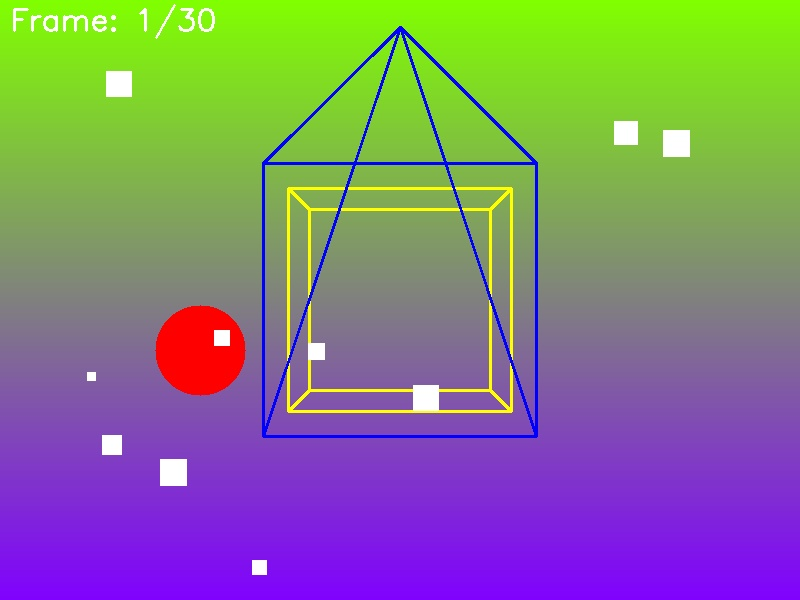
#> input picture test_frames/frame_000_20250917_175728_918383.jpg, 800 x 600 px; its folder holds only this picture in this run
$ python test_simplified.py
#> lines starting #> are read from the running program, lines starting #| are printed output that depends on the picture
### src/usd_builder.py
#!/usr/bin/env python3
"""
USD Scene Builder

Creates a USD stage with a plane geometry and applies a UsdPreviewSurface material
with the latest image from ./images/ as a texture.
"""

import os
import sys
import logging
import glob
import argparse
from pathlib import Path
from typing import Optional, Tuple, Any

# Import USD modules
try:
    from pxr import Usd, UsdGeom, UsdShade, Sdf, Gf, Vt
    HAS_USD = True
except ImportError:
    HAS_USD = False
    logging.warning("pxr (OpenUSD) package not found. Will create a placeholder USD file instead.")
    # We'll just use Any for type hints when pxr is not available
    Usd = UsdGeom = UsdShade = Sdf = Gf = Vt = None

# Configure logging
logging.basicConfig(
    level=logging.INFO,
    format='%(asctime)s - %(name)s - %(levelname)s - %(message)s',
    handlers=[
        logging.StreamHandler(),
        logging.FileHandler('usd_builder.log')
    ]
)

logger = logging.getLogger('usd_builder')

class UsdSceneBuilder:
    """Creates USD scenes with photogrammetry data and textures"""

    def __init__(self, image_dir: str = './images', output_file: str = 'photoreal_scene.usda', point_cloud: str = None):
        """
        Initialize the USD Scene Builder

        Args:
            image_dir: Directory containing captured images
            output_file: Path to save the USD scene
            point_cloud: Optional path to a point cloud file (.ply) from photogrammetry
        """
        self.image_dir = Path(image_dir)
        self.output_file = Path(output_file)
        self.point_cloud = Path(point_cloud) if point_cloud else None

        # Create output directory if needed
        if not self.output_file.parent.exists():
            self.output_file.parent.mkdir(parents=True, exist_ok=True)

        logger.info(f"USD Scene Builder initialized. Output will be saved to {self.output_file}")
        if self.point_cloud:
            logger.info(f"Using point cloud from: {self.point_cloud}")

    def find_latest_image(self) -> Optional[Path]:
        """
        Find the most recent image in the images directory

        Returns:
            Path to the latest image or None if no images found
        """
        try:
            # Get all jpg files in the directory
            image_files = list(self.image_dir.glob('*.jpg'))

            if not image_files:
                # Try subdirectories if no images found in main directory
                image_files = list(self.image_dir.glob('**/*.jpg'))

            if not image_files:
                logger.error(f"No images found in {self.image_dir}")
                return None

            # Sort by modification time (newest first)
            latest_image = max(image_files, key=lambda p: p.stat().st_mtime)
            logger.info(f"Latest image found: {latest_image}")
            return latest_image

        except Exception as e:
            logger.error(f"Error finding latest image: {e}")
            return None

    def create_stage(self):
        """
        Create a new USD stage

        Returns:
            A new USD stage
        """
        try:
            stage = Usd.Stage.CreateNew(str(self.output_file))

            # Set up axis conventions (Y-up)
            UsdGeom.SetStageUpAxis(stage, UsdGeom.Tokens.y)

            # Set stage metadata
            stage.SetStartTimeCode(1)
            stage.SetEndTimeCode(1)
            stage.SetTimeCodesPerSecond(24)

            # Add default prim
            root_prim = UsdGeom.Xform.Define(stage, '/World')
            stage.SetDefaultPrim(root_prim.GetPrim())

            logger.info("Created new USD stage")
            return stage

        except Exception as e:
            logger.error(f"Failed to create USD stage: {e}")
            raise

    # [161 lines left out: functions add_plane, create_material, apply_material_to_mesh, add_point_cloud, not called in this run]

    def build_scene(self):
        """
        Build the complete USD scene
        """
        try:
            # Find latest image
            latest_image = self.find_latest_image()

            if not latest_image:
                logger.error("No images found. Cannot create textured scene.")
                return False

            # Check if USD is available
            if not HAS_USD:
                # Find all image files
                image_files = []
                try:
                    # Get all jpg files in the directory
                    image_files = sorted(list(Path(self.image_dir).glob('*.jpg')))
                    if not image_files:
                        # Try subdirectories if no images found in main directory
                        image_files = sorted(list(Path(self.image_dir).glob('**/*.jpg')))

                    if not image_files:
                        logger.error(f"No images found in {self.image_dir} and pxr (OpenUSD) not available. Cannot generate USD scene.")
                        return False

                except Exception as e:
                    logger.error(f"Error finding images: {e}")
                    return False

                # Start building an enhanced placeholder USD file
                logger.info(f"Creating enhanced placeholder USD file with {len(image_files)} frames")

                # Create a placeholder USD file that references all images
                with open(self.output_file, 'w') as f:
                    # Write header
                    f.write(f"""#usda 1.0
(
    defaultPrim = "World"
    upAxis = "Y"
    timeCodesPerSecond = 24
    startTimeCode = 0
    endTimeCode = {len(image_files) - 1}
)

def Xform "World"
{{
    # This is an enhanced placeholder USD file
    # Point cloud reference would have been: {self.point_cloud if self.point_cloud else 'None'}
    # Total images available: {len(image_files)}

    def Camera "Camera"
    {{
        float3 xformOp:translate = (0, 1.5, 5)
        uniform token[] xformOpOrder = ["xformOp:translate"]
        float focalLength = 35
        float horizontalAperture = 36
        float verticalAperture = 24

        # Camera animation around Y axis
        float3 xformOp:rotateXYZ.timeSamples = {{
            0: (0, 0, 0),
            {len(image_files) - 1}: (0, 360, 0),
        }}
    }}

    def Scope "ImageSequence"
    {{
        def Plane "ImagePlane"
        {{
            float3[] extent = [(-2, -2, 0), (2, 2, 0)]
            int[] faceVertexIndices = [0, 1, 2, 0, 2, 3]
            point3f[] points = [(-2, -2, 0), (2, -2, 0), (2, 2, 0), (-2, 2, 0)]
            texCoord2f[] primvars:st = [(0, 0), (1, 0), (1, 1), (0, 1)] (
                interpolation = "vertex"
            )

            # Material binding with timeSamples for each frame
            rel material:binding.timeSamples = {{""")
                    # Add material bindings for each frame
                    for i, image_path in enumerate(image_files):
                        f.write(f"                {i}: </World/Materials/FrameMaterial_{i}>,\n")

                    f.write("""            }
        }
    }

    def Scope "Materials"
    {
""")

                    # Add material definitions for each frame
                    for i, image_path in enumerate(image_files):
                        rel_path = str(image_path).replace(str(Path(self.image_dir).parent) + "/", "./")
                        f.write(f"""        def Material "FrameMaterial_{i}"
        {{
            token outputs:surface.connect = </World/Materials/FrameMaterial_{i}/PBRShader.outputs:surface>

            def Shader "PBRShader"
            {{
                uniform token info:id = "UsdPreviewSurface"
                color3f inputs:diffuseColor = (1, 1, 1)
                float inputs:roughness = 0.4
                float inputs:metallic = 0
                token outputs:surface

                # Connect texture to diffuseColor
                color3f inputs:diffuseColor.connect = </World/Materials/FrameMaterial_{i}/TextureReader.outputs:rgb>
            }}

            def Shader "TextureReader"
            {{
                uniform token info:id = "UsdUVTexture"
                asset inputs:file = @{rel_path}@
                float2 inputs:st.connect = </World/ImageSequence/ImagePlane.inputs:st>
                token inputs:wrapS = "repeat"
                token inputs:wrapT = "repeat"
                float3 outputs:rgb
            }}
        }}
""")

                    # Add a representation of the 3D geometry
                    f.write(f"""    }}

    # Representation of the 3D geometry from synthetic frames
    def Xform "Geometry"
    {{
        # A cube as seen in our synthetic frames
        def Cube "Cube" (
            kind = "component"
        )
        {{
            float3 xformOp:translate = (0, 0, 0)
            float3 xformOp:scale = (1, 1, 1)
            float3 xformOp:rotateXYZ.timeSamples = {{
                0: (0, 0, 0),
                {len(image_files) - 1}: (0, 360, 0),
            }}
            uniform token[] xformOpOrder = ["xformOp:translate", "xformOp:rotateXYZ", "xformOp:scale"]
            color3f[] primvars:displayColor = [(0, 255, 255)]
        }}

        # A pyramid
        def Cone "Pyramid" (
            kind = "component"
        )
        {{
            float3 xformOp:translate = (0, -2, 0)
            float3 xformOp:scale = (1, 2, 1)
            uniform token[] xformOpOrder = ["xformOp:translate", "xformOp:scale"]
            color3f[] primvars:displayColor = [(255, 0, 0)]
        }}

        # A sphere
        def Sphere "Sphere" (
            kind = "component"
        )
        {{
            float3 xformOp:translate = (-2, 0.5, 0)
            float3 xformOp:scale = (0.5, 0.5, 0.5)
            uniform token[] xformOpOrder = ["xformOp:translate", "xformOp:scale"]
            color3f[] primvars:displayColor = [(0, 0, 255)]
        }}
    }}

    # This would typically come from photogrammetry point cloud
    def PointInstancer "SyntheticPointCloud" (
        kind = "component"
    )
    {{
        point3f[] positions = [
            # Synthetic points representing what would come from photogrammetry
            (0, 0, 0), (1, 0, 0), (0, 1, 0), (0, 0, 1),
            (-1, 0, 0), (0, -1, 0), (0, 0, -1),
            (1, 1, 1), (-1, -1, -1), (1, -1, 1), (-1, 1, -1),
            # Many more points would be included here
        ]

        int[] protoIndices = [0, 0, 0, 0, 0, 0, 0, 0, 0, 0, 0]

        def Sphere "PointPrototype"
        {{
            double radius = 0.01
            color3f[] primvars:displayColor = [(1, 1, 1)]
        }}
    }}
}}
""")
                    logger.info(f"Created enhanced placeholder USD file at {self.output_file} with {len(image_files)} frames (pxr not available)")
                    return True

            # If USD is available, create proper USD stage
            stage = self.create_stage()

            # If we have a point cloud from photogrammetry, use it
            if self.point_cloud and self.point_cloud.exists():
                logger.info(f"Adding point cloud from {self.point_cloud}")
                self.add_point_cloud(stage, str(self.point_cloud))
            else:
                logger.info("No point cloud provided. Creating simple plane geometry.")
                # Add plane geometry as fallback
                plane = self.add_plane(stage)

                # Create material with texture
                material = self.create_material(stage, str(latest_image))

                # Apply material to plane
                self.apply_material_to_mesh(material, plane)

            # Save the USD stage
            stage.Save()

            logger.info(f"Successfully saved USD scene to {self.output_file}")
            return True

        except Exception as e:
            logger.error(f"Failed to build USD scene: {e}")
            return False

# [39 lines left out: functions parse_args, main, not called in this run]

# [2 lines that do not run on import are left out]

### test_simplified.py
#!/usr/bin/env python3
"""
Simplified Test of ONVIF to USD Pipeline Using Mock Data

This script directly tests the code in the src directory focusing on:
1. Analyzing the test frames (mock data)
2. USD generation using the UsdBuilder
"""

import os
import sys
import logging
import glob
from pathlib import Path
import cv2
import numpy as np

# Configure logging
logging.basicConfig(
    level=logging.INFO,
    format='%(asctime)s - %(name)s - %(levelname)s - %(message)s'
)

# Import the UsdBuilder
sys.path.append(os.path.dirname(os.path.dirname(os.path.abspath(__file__))))
from src.usd_builder import UsdSceneBuilder

# Define paths
TEST_FRAMES_DIR = "./test_frames"
USD_OUTPUT = "./direct_test_scene.usda"

def print_section(title):
    """Print a section header"""
    print("\n" + "=" * 60)
    print(f"  {title}")
    print("=" * 60)

def analyze_test_frames():
    """Analyze the test frames to understand what we're working with"""
    # Get list of test frames
    test_frames = sorted(glob.glob(os.path.join(TEST_FRAMES_DIR, "*.jpg")))
    print(f"Found {len(test_frames)} test frames in {TEST_FRAMES_DIR}")

    if not test_frames:
        print("No test frames found!")
        return None

    # Print info about first and last frames
    first_frame = test_frames[0]
    last_frame = test_frames[-1]

    print(f"First frame: {os.path.basename(first_frame)}")
    print(f"Last frame: {os.path.basename(last_frame)}")

    # Load and analyze a sample frame
    sample_img = cv2.imread(first_frame)
#> sample_img is the input picture: shape (600, 800, 3); mean B, G, R 127.7, 127.1, 130.6
    if sample_img is not None:
        height, width, channels = sample_img.shape
#> height = 600; width = 800; channels = 3
        print(f"Frame dimensions: {width}x{height}, {channels} channels")
#| Frame dimensions: 800x600, 3 channels

        # Save a small thumbnail for visualization
        thumbnail = cv2.resize(sample_img, (320, 240))
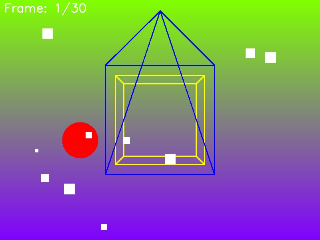
#> thumbnail: shape (240, 320, 3); mean B, G, R 127.8, 127.2, 130.7
        thumbnail_path = "sample_frame_thumbnail.jpg"
        cv2.imwrite(thumbnail_path, thumbnail)
        print(f"Saved thumbnail of first frame to {thumbnail_path}")

        # Basic image stats
        brightness = np.mean(sample_img)
#> brightness = 128.5
        contrast = np.std(sample_img)
#> contrast = 64.49
        print(f"Image stats - Brightness: {brightness:.2f}, Contrast: {contrast:.2f}")
#| Image stats - Brightness: 128.47, Contrast: 64.49
    else:
        print("Could not read sample frame")

    return test_frames

def generate_usd_scene(test_frames):
    """Generate a USD scene using the UsdBuilder"""
    print_section("GENERATING USD SCENE")

    if not test_frames:
        print("No test frames available")
        return False

    # Create USD builder
    builder = UsdSceneBuilder(
        image_dir=TEST_FRAMES_DIR,
        output_file=USD_OUTPUT
    )

    # Generate USD scene
    print(f"Generating USD scene at {USD_OUTPUT}")
    success = builder.build_scene()
    print(f"USD generation success: {success}")

    # Print the generated USD file
    if os.path.exists(USD_OUTPUT):
        print("\nGenerated USD file contents:")
        print("-" * 50)
        with open(USD_OUTPUT, 'r') as f:
            print(f.read())
        print("-" * 50)

        # Get file size
        file_size = os.path.getsize(USD_OUTPUT)
        print(f"USD file size: {file_size} bytes")
    else:
        print(f"USD file not created at {USD_OUTPUT}")
        return False

    return True

def main():
    """Main entry point"""
    print_section("ANALYZING TEST FRAMES")
    test_frames = analyze_test_frames()

    if test_frames:
        generate_usd_scene(test_frames)
#> (the call stopped at in create_stage, `stage = Usd.Stage.CreateNew(str(self.output_file))`: pxr is not available in this run)

    print_section("TEST COMPLETE")

if __name__ == "__main__":
    main()

$ run again, on test_frames/frame_004_20250917_175729_016549.jpg
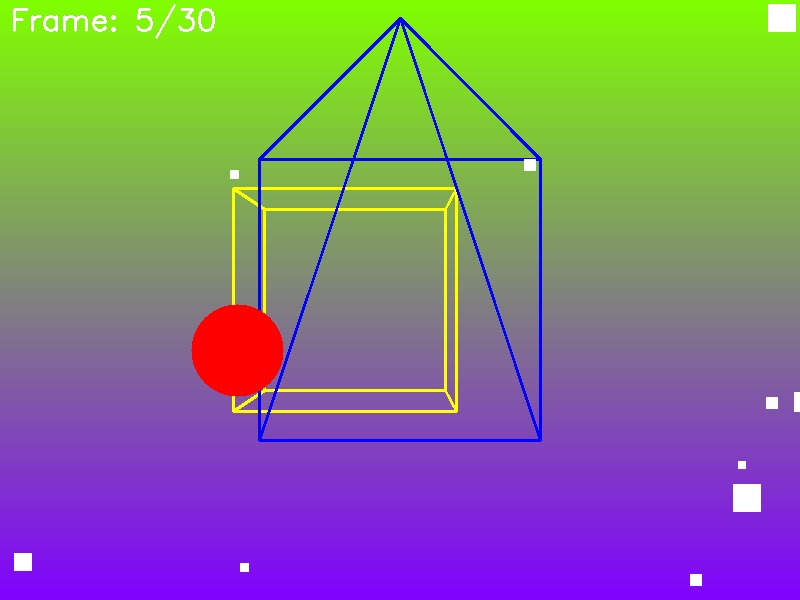
#> input picture test_frames/frame_004_20250917_175729_016549.jpg, 800 x 600 px
#> in analyze_test_frames, sample_img is the input picture: shape (600, 800, 3); mean B, G, R 127.1, 126.4, 130.2
#| Frame dimensions: 800x600, 3 channels
#> in analyze_test_frames, `thumbnail = cv2.resize(sample_img, (320, 240))`:
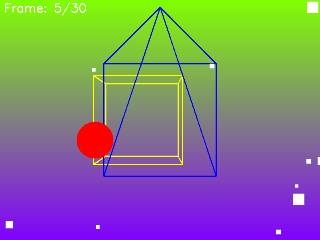
#> thumbnail: shape (240, 320, 3); mean B, G, R 127.1, 126.3, 130.1
#> brightness = 127.9
#> contrast = 63.97
#| Image stats - Brightness: 127.90, Contrast: 63.97

$ run again, on test_frames/frame_005_20250917_175729_022015.jpg
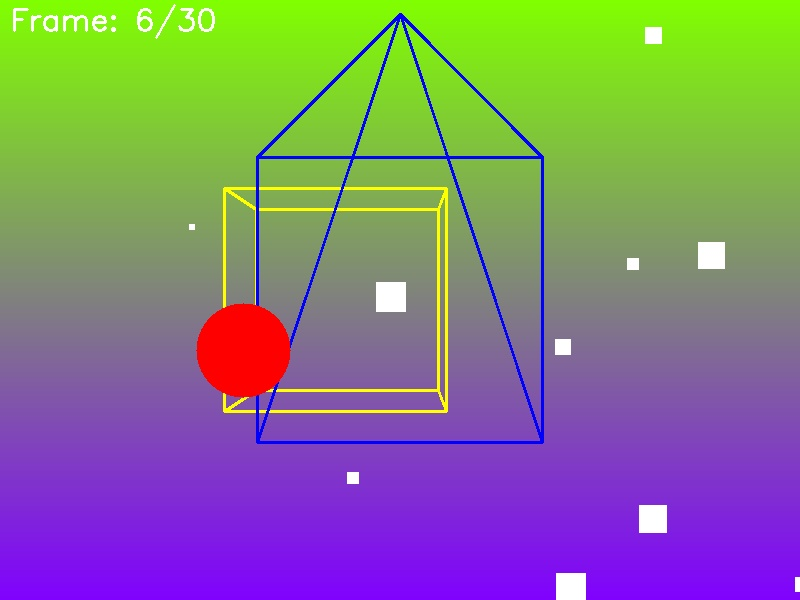
#> input picture test_frames/frame_005_20250917_175729_022015.jpg, 800 x 600 px
#> in analyze_test_frames, sample_img is the input picture: shape (600, 800, 3); mean B, G, R 127.2, 126.9, 130.6
#| Frame dimensions: 800x600, 3 channels
#> in analyze_test_frames, `thumbnail = cv2.resize(sample_img, (320, 240))`:
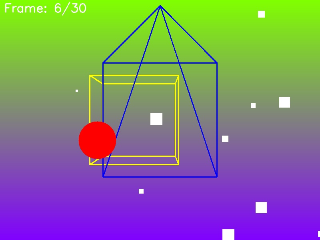
#> thumbnail: shape (240, 320, 3); mean B, G, R 127.1, 126.7, 130.4
#> brightness = 128.3
#> contrast = 64.38
#| Image stats - Brightness: 128.25, Contrast: 64.38

$ run again, on test_frames/frame_006_20250917_175729_028108.jpg
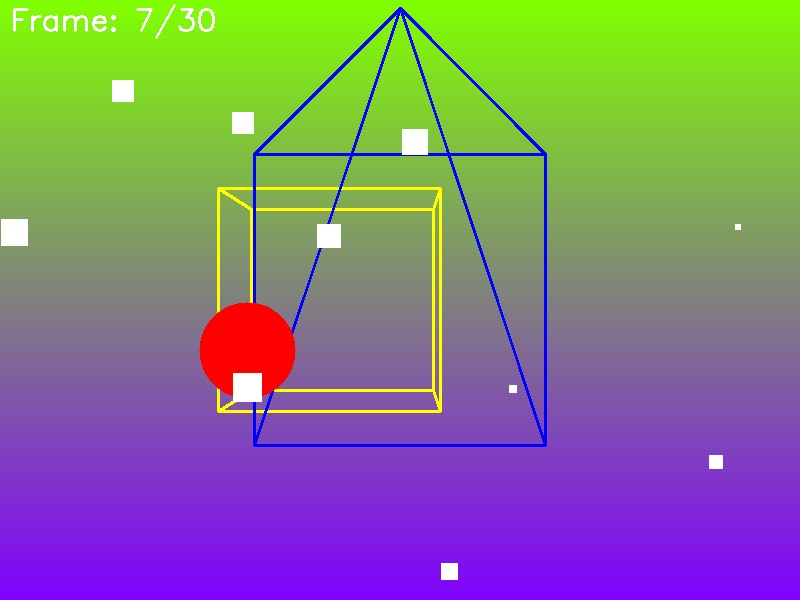
#> input picture test_frames/frame_006_20250917_175729_028108.jpg, 800 x 600 px
#> in analyze_test_frames, sample_img is the input picture: shape (600, 800, 3); mean B, G, R 127.8, 126.6, 130.6
#| Frame dimensions: 800x600, 3 channels
#> in analyze_test_frames, `thumbnail = cv2.resize(sample_img, (320, 240))`:
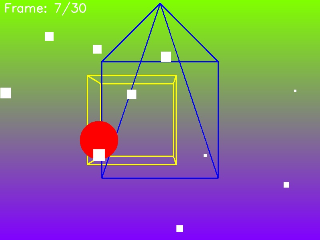
#> thumbnail: shape (240, 320, 3); mean B, G, R 127.7, 126.5, 130.5
#> brightness = 128.3
#> contrast = 64.38
#| Image stats - Brightness: 128.34, Contrast: 64.38

$ run again, on test_frames/frame_001_20250917_175729_001095.jpg
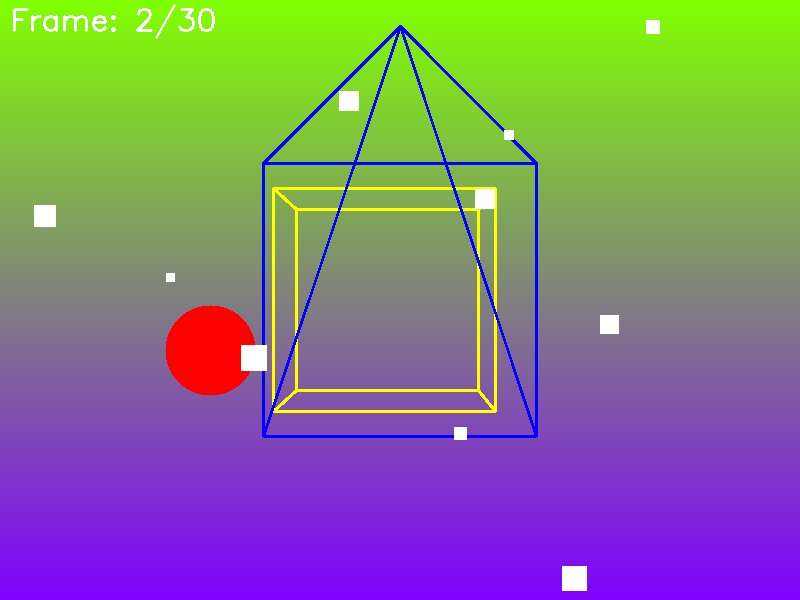
#> input picture test_frames/frame_001_20250917_175729_001095.jpg, 800 x 600 px
#> in analyze_test_frames, sample_img is the input picture: shape (600, 800, 3); mean B, G, R 127.4, 126.9, 130.4
#| Frame dimensions: 800x600, 3 channels
#> in analyze_test_frames, `thumbnail = cv2.resize(sample_img, (320, 240))`:
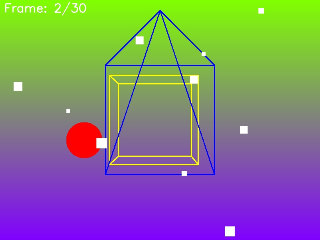
#> thumbnail: shape (240, 320, 3); mean B, G, R 127.4, 126.9, 130.4
#> brightness = 128.2
#> contrast = 64.19
#| Image stats - Brightness: 128.21, Contrast: 64.19
